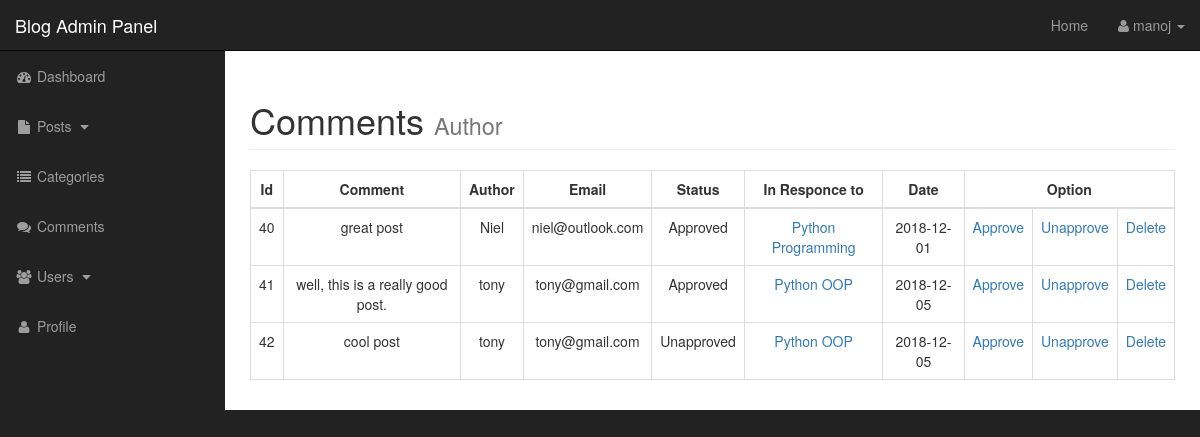
The page /admin/comments.php (signed in) on the database as committed earlier.
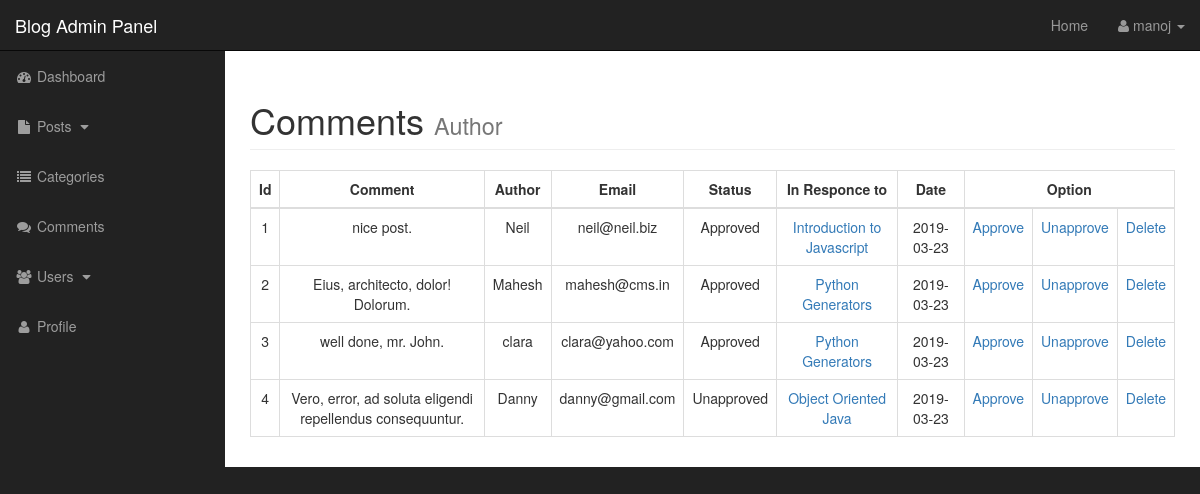
The same page on the database as committed later.
### tables this page shows
CREATE TABLE `comments` (
  `comment_id` int(3) NOT NULL,
  `comment_post_id` int(3) DEFAULT NULL,
  `comment` text,
  `comment_author` varchar(255) DEFAULT NULL,
  `comment_email` varchar(255) DEFAULT NULL,
  `comment_status` varchar(255) DEFAULT NULL,
  `comment_date` date DEFAULT NULL
);

CREATE TABLE `posts` (
  `post_id` int(3) NOT NULL,
  `post_cat_id` int(3) NOT NULL,
  `post_title` varchar(255) NOT NULL,
  `post_author` varchar(255) NOT NULL,
  `post_date` date NOT NULL,
  `post_img` text NOT NULL,
  `post_content` text NOT NULL,
  `post_tags` varchar(255) NOT NULL,
  `post_comment_count` int(11) NOT NULL,
  `post_status` varchar(255) NOT NULL DEFAULT 'Draft',
  `post_views` int(255) NOT NULL
);

### admin/includes/view_all_comments.php (the view, shortened to what this page needs)
<table class="table table-hover table-bordered">
	<thead>
		<tr>
			<th class="text-center">Id</th>
			<th class="text-center">Comment</th>
			<th class="text-center">Author</th>
			<th class="text-center">Email</th>
			<th class="text-center">Status</th>
			<th class="text-center">In Responce to</th>
			<th class="text-center">Date</th>
			<th class="text-center" colspan="3">Option</th>
		</tr>
	</thead>
	<tbody>
		<?php
	$comments_query = "SELECT * FROM comments ";
	$comments_query_result = mysqli_query($connection,$comments_query);
		while($row = mysqli_fetch_assoc($comments_query_result)){
			$comment_id = $row['comment_id'];
			$comment_post_id = $row['comment_post_id'];
			$comment = $row['comment'];
			$comment_author = $row['comment_author'];
			$comment_email = $row['comment_email'];
			$comment_status = $row['comment_status'];
			$comment_date = $row['comment_date'];
		echo "
			<tr>
				<td class='text-center'>$comment_id</td>
				<td class='text-center'>$comment</td>
				<td class='text-center'>$comment_author</td>
				<td class='text-center'>$comment_email</td>
				<td class='text-center'>$comment_status</td>";
				$post_query = "SELECT * FROM posts WHERE post_id = '$comment_post_id' ";
				$post_query_result = mysqli_query($connection,$post_query);
			while($post_row = mysqli_fetch_assoc($post_query_result)){
				$post_id = $post_row['post_id'];
				$post_title = $post_row['post_title'];
		 echo " <td class='text-center'><a href='../post.php?p_id=$post_id'>$post_title</a></td>"; }
		 echo "	<td class='text-center'>$comment_date</td>
				<td class='text-center'><a href='comments.php?approve=$comment_id'>Approve</a></td>
				<td class='text-center'><a href='comments.php?unapprove=$comment_id'>Unapprove</a></td>
				<td class='text-center'><a href='comments.php?delete=$comment_id'>Delete</a></td>
			</tr>";
	}
?>
	</tbody>
</table>

### admin/includes/admin_header.php (shortened to what this page needs)
<!DOCTYPE html>
<html lang="en">
<head>
    <link href="css/style.css" rel="stylesheet">
    <link href="css/bootstrap.min.css" rel="stylesheet">
    <link href="css/sb-admin.css" rel="stylesheet">
    <link href="font-awesome/css/font-awesome.min.css" rel="stylesheet" type="text/css">
</head>
<body>

### admin/comments.php (shortened to what this page needs)
<?php include "includes/admin_header.php"; ?>
<div id="wrapper">
<?php include "includes/admin_navigation.php"; ?>
<div id="page-wrapper">
<div class="container-fluid">
<div class="row">
<div class="col-lg-12">
<h1 class="page-header">
	Comments
		<small>Author</small>
	</h1>
<?php
if(isset($_GET['source'])){
	$source = $_GET['source'];
}	else {
	$source = '';
}
	switch($source){
		default:
		include "includes/view_all_comments.php";
		break;
	}
?>
</div>
</div>
</div>
<?php include "includes/admin_footer.php"; ?>

### admin/includes/admin_navigation.php (shortened to what this page needs)
<nav class="navbar navbar-inverse navbar-fixed-top" role="navigation">
<div class="navbar-header">
	<a class="navbar-brand" href="index.php">Blog Admin Panel</a>
</div>
<ul class="nav navbar-right top-nav">
	<li><a href="../index.php">Home</a></li>
	<li class="dropdown">
		<a href="#" class="dropdown-toggle" data-toggle="dropdown"><i class="fa fa-user"></i> <?php echo $_SESSION['username']; ?> <b class="caret"></b></a>
	</li>
</ul>
<div class="collapse navbar-collapse navbar-ex1-collapse">
	<ul class="nav navbar-nav side-nav">
		<li>
			<a href="index.php"><i class="fa fa-fw fa-dashboard"></i> Dashboard</a>
		</li>
		<li>
			<a href="javascript:;" data-toggle="collapse" data-target="#post_dropdown"><i class="fa fa-fw fa-file"></i> Posts <i class="fa fa-fw fa-caret-down"></i></a>
		</li>
		<li>
			<a href="categories.php"><i class="fa fa-fw fa-list"></i> Categories</a>
		</li>
		<li>
			<a href="comments.php"><i class="fa fa-fw fa-comments"></i> Comments</a>
		</li>
		<li>
			<a href="javascript:;" data-toggle="collapse" data-target="#demo"><i class="fa fa-fw fa-users"></i> Users <i class="fa fa-fw fa-caret-down"></i></a>
		</li>
		<li>
			<a href="profile.php"><i class="fa fa-fw fa-user"></i> Profile</a>
		</li>
	</ul>
</div>
</nav>

### admin/includes/admin_footer.php (shortened to what this page needs)
</div>
</body>
</html>

### admin/css/sb-admin.css (style rules this page uses)
body { margin-top: 100px; background-color: #222; }
@media (min-width:768px) { body { margin-top: 50px; } }
#wrapper { padding-left: 0; }
#page-wrapper { width: 100%; padding: 0; background-color: #fff; }
@media (min-width:768px) { #wrapper { padding-left: 225px; } }
@media (min-width:768px) { #page-wrapper { padding: 10px; } }
.top-nav { padding: 0 15px; }
.top-nav>li { display: inline-block; float: left; }
.top-nav>li>a { padding-top: 15px; padding-bottom: 15px; line-height: 20px; color: #999; }
@media (min-width:768px) { .side-nav { position: fixed; top: 51px; left: 225px; width: 225px; margin-left: -225px; border: none; border-radius: 0; overflow-y: auto; background-color: #222; } }
@media (min-width:768px) { .side-nav>li>a { width: 225px; } }

Rows that differ between the two databases and show on the page:
removed comments: comment_id "40", comment "great post", comment_author "Niel", comment_email "niel@outlook.com", comment_status "Approved", comment_date "2018-12-01"
removed posts: post_title "Python Programming", shown under "40"
removed comments: comment_id "41", comment "well, this is a really good post.", comment_author "tony", comment_email "tony@gmail.com", comment_status "Approved", comment_date "2018-12-05"
removed posts: post_title "Python OOP"
removed comments: comment_id "42", comment "cool post", comment_author "tony", comment_email "tony@gmail.com", comment_status "Unapproved", comment_date "2018-12-05"
added comments: comment_id "1", comment "nice post.", comment_author "Neil", comment_email "neil@neil.biz", comment_status "Approved", comment_date "2019-03-23"
added posts: post_title "Introduction to Javascript", shown under "1"
added comments: comment_id "2", comment "Eius, architecto, dolor! Dolorum.", comment_author "Mahesh", comment_email "mahesh@cms.in", comment_status "Approved", comment_date "2019-03-23"
added posts: post_title "Python Generators"
added comments: comment_id "3", comment "well done, mr. John.", comment_author "clara", comment_email "clara@yahoo.com", comment_status "Approved", comment_date "2019-03-23"
added comments: comment_id "4", comment "Vero, error, ad soluta eligendi repellendus consequuntur.", comment_author "Danny", comment_email "danny@gmail.com", comment_status "Unapproved", comment_date "2019-03-23"
added posts: post_title "Object Oriented Java", shown under "4"
